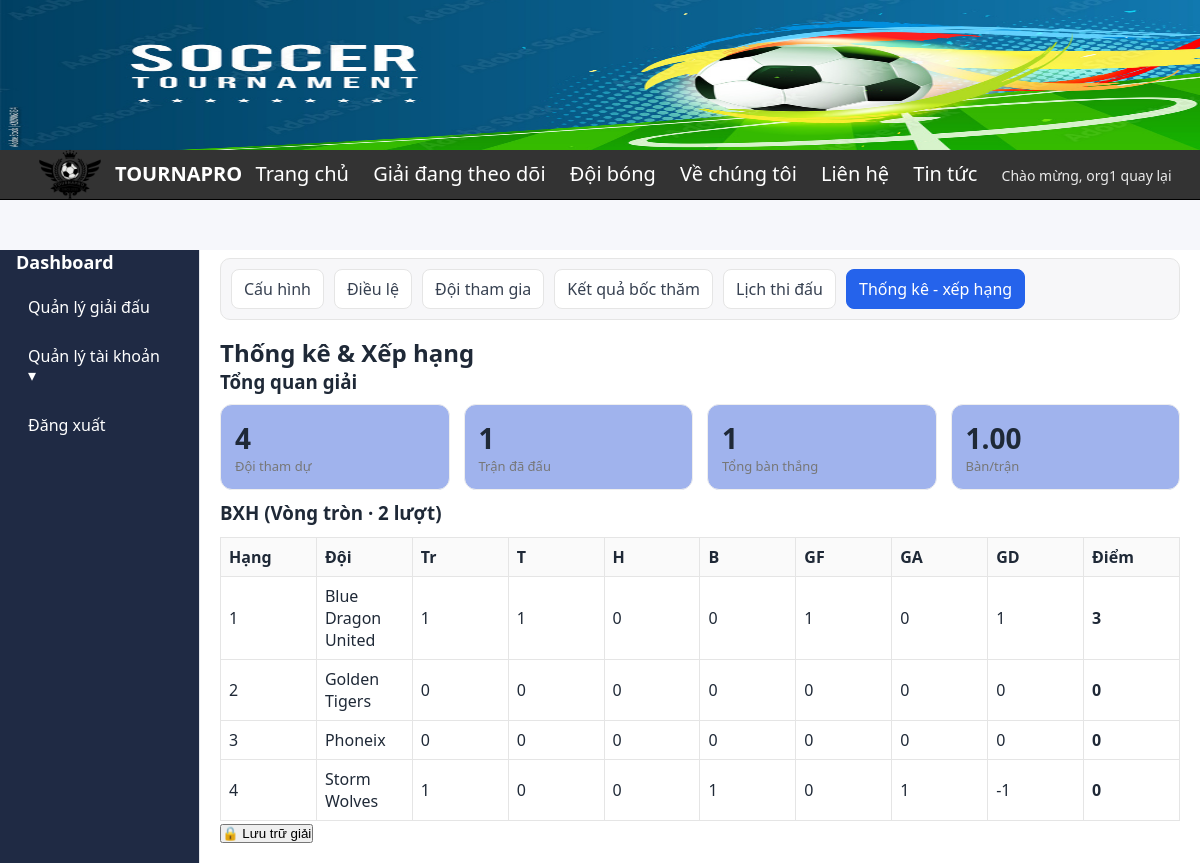
The page /dashboard.php?page=rank&id_tourna=27 (signed in) on the database its author committed.
### tables this page shows
CREATE TABLE `tournament` (
  `idtourna` int(11) NOT NULL,
  `tournaName` varchar(255) NOT NULL,
  `logo` varchar(255) NOT NULL,
  `banner` varchar(255) NOT NULL,
  `startdate` datetime NOT NULL,
  `enddate` datetime NOT NULL,
  `status` tinyint(4) NOT NULL DEFAULT 0 COMMENT '0=draft,1=upcoming,2=ongoing,3=finished,4=cancelled',
  `team_count` int(11) DEFAULT NULL,
  `allow_online_reg` tinyint(1) NOT NULL DEFAULT 0,
  `regis_open_at` datetime DEFAULT NULL,
  `regis_close_at` datetime DEFAULT NULL,
  `id_org` bigint(20) UNSIGNED NOT NULL,
  `id_rule` int(11) DEFAULT NULL,
  `id_local` int(11) DEFAULT NULL,
  `fee_type` enum('FREE','PAID') NOT NULL DEFAULT 'FREE',
  `fee_amount` decimal(12,0) DEFAULT NULL,
  `regulation_summary` mediumtext DEFAULT NULL
);

### model/modelrank.php (called while the page is built, shortened)
<?php
class mRank {
public function getOverviewByTournament(int $idTourna): array {
    $db = (new mConnect())->moKetNoi(); if (!$db) return [
        'num_teams'=>0, 'num_matches_played'=>0, 'total_goals'=>0, 'goals_per_match'=>'0.00'
    ];
    $numTeams = 0;
    $st = $db->prepare("SELECT COUNT(*) FROM tournament_team
                        WHERE id_tourna=? AND (reg_status='approved' OR reg_status IS NULL)");
    $st->bind_param('i',$idTourna);
    $st->execute(); $st->bind_result($numTeams); $st->fetch(); $st->close();
    $played = 0; $goals = 0;
    $st = $db->prepare("SELECT
                          SUM(CASE WHEN status='played' THEN 1 ELSE 0 END) AS played,
                          SUM(CASE WHEN status='played' THEN COALESCE(home_score,0)+COALESCE(away_score,0) ELSE 0 END) AS goals
                        FROM `match` WHERE id_tourna=?");
    $st->bind_param('i',$idTourna);
    $st->execute(); $rs = $st->get_result();
    if ($row = $rs->fetch_assoc()) { $played = (int)$row['played']; $goals = (int)$row['goals']; }
    $gpm = $played > 0 ? number_format($goals / $played, 2) : '0.00';
    return [
        'num_teams'          => (int)$numTeams,
        'num_matches_played' => (int)$played,
        'total_goals'        => (int)$goals,
        'goals_per_match'    => $gpm,
    ];
}
 public function getStandingsLive(int $idTourna,bool $excludeKO = false): array {
    $p = new mConnect();
    $c = method_exists($p,'moketnoi') ? $p->moketnoi() : $p->moKetNoi();
    $pw = 3; $pd = 1; $pl = 0;
    $rs = $c->query("
        SELECT r.pointwin, r.pointdraw, r.pointloss
        FROM tournament t
        LEFT JOIN rule r ON r.id_rule = t.id_rule
        WHERE t.idtourna = ".(int)$idTourna." LIMIT 1
    ");
    if ($rs && ($r = $rs->fetch_assoc())) {
        $pw = (int)($r['pointwin']  ?? 3);
        $pd = (int)($r['pointdraw'] ?? 1);
        $pl = (int)($r['pointloss'] ?? 0);
    }
    $teams = [];
    $nameCol = 'teamName';
    $chk = $c->query("SHOW COLUMNS FROM team LIKE 'team_name'");
    $st = $c->prepare("
        SELECT tm.id_team, tm.{$nameCol} AS team_name
        FROM tournament_team tt
        JOIN team tm ON tm.id_team = tt.id_team
        WHERE tt.id_tourna=? AND tt.reg_status='approved'
        ORDER BY tm.{$nameCol}
    ");
    $st->bind_param('i',$idTourna);
    $st->execute();
    $rs = $st->get_result();
    while ($row = $rs->fetch_assoc()) {
        $tid = (int)$row['id_team'];
        $teams[$tid] = [
            'team_id'=>$tid,'team_name'=>$row['team_name'],
            'p'=>0,'w'=>0,'d'=>0,'l'=>0,'gf'=>0,'ga'=>0,'gd'=>0,'pts'=>0
        ];
    }
$sql = "
    SELECT home_team_id, away_team_id, home_score, away_score, id_group
    FROM `match`
    WHERE id_tourna=?
      AND home_team_id IS NOT NULL AND away_team_id IS NOT NULL
      AND home_score IS NOT NULL AND away_score IS NOT NULL
";
$st = $c->prepare($sql);
$st->bind_param('i', $idTourna);
$st->execute();
$rs = $st->get_result();
    while ($m = $rs->fetch_assoc()) {
        $h = (int)$m['home_team_id']; $a = (int)$m['away_team_id'];
        $hs = (int)$m['home_score'];  $as = (int)$m['away_score'];
        if (isset($teams[$h])) {
            $teams[$h]['p']++; $teams[$h]['gf'] += $hs; $teams[$h]['ga'] += $as;
            if     ($hs > $as) { $teams[$h]['w']++; $teams[$h]['pts'] += $pw; }
            elseif ($hs == $as){ $teams[$h]['d']++; $teams[$h]['pts'] += $pd; }
            else               { $teams[$h]['l']++; $teams[$h]['pts'] += $pl; }
        }
        if (isset($teams[$a])) {
            $teams[$a]['p']++; $teams[$a]['gf'] += $as; $teams[$a]['ga'] += $hs;
            if     ($as > $hs) { $teams[$a]['w']++; $teams[$a]['pts'] += $pw; }
            elseif ($as == $hs){ $teams[$a]['d']++; $teams[$a]['pts'] += $pd; }
            else               { $teams[$a]['l']++; $teams[$a]['pts'] += $pl; }
        }
    }
    $rows = array_values($teams);
    usort($rows, function($A,$B){
        if ($A['pts'] !== $B['pts']) return $B['pts'] <=> $A['pts'];
        if ($A['gd']  !== $B['gd'])  return $B['gd']  <=> $A['gd'];
        if ($A['gf']  !== $B['gf'])  return $B['gf']  <=> $A['gf'];
        return strcasecmp($A['team_name'],$B['team_name']);
    });
    for ($i=0; $i<count($rows)-1; $i++){
        $A = $rows[$i]; $B = $rows[$i+1];
        if ($A['pts']===$B['pts'] && $A['gd']===$B['gd'] && $A['gf']===$B['gf']) {
            $h2h = $this->headToHead($idTourna, $A['team_id'], $B['team_id'], $pw,$pd,$pl);
        }
    }
    return $rows;
}
private function headToHead(int $idTourna, int $A, int $B, int $pw,int $pd,int $pl): array {
    $c = (new mConnect())->moKetNoi(); if(!$c)
        return ['ptsA'=>0,'ptsB'=>0,'gfA'=>0,'gaA'=>0,'gfB'=>0,'gaB'=>0];
    $st = $c->prepare("
        SELECT home_team_id, away_team_id, home_score, away_score
        FROM `match`
        WHERE id_tourna=? AND
              ((home_team_id=? AND away_team_id=?) OR (home_team_id=? AND away_team_id=?)) AND
              home_score IS NOT NULL AND away_score IS NOT NULL
    ");
    $st->bind_param('iiiii',$idTourna,$A,$B,$B,$A);
    $st->execute();
    $rs = $st->get_result();
    $ptsA=0;$ptsB=0;$gfA=0;$gaA=0;$gfB=0;$gaB=0;
    return ['ptsA'=>$ptsA,'ptsB'=>$ptsB,'gfA'=>$gfA,'gaA'=>$gaA,'gfB'=>$gfB,'gaB'=>$gaB];
}
}
?>

### model/modeltourna.php (called while the page is built, shortened)
<?php
class mTourna {
    public function getDetail($id) {
        $p = new mConnect(); $conn = $p->moKetNoi();
        $row = null;
        if ($conn) {
            $sql = "SELECT t.idtourna, t.tournaName, t.startdate, t.enddate, t.logo, t.banner,
                           t.team_count, t.id_rule, t.id_local,t.allow_online_reg, t.regis_open_at, t.regis_close_at,
                           rs.ruletype, rs.rr_rounds, rs.pointwin, rs.pointdraw, rs.pointloss, rs.tiebreak_rule,rs.hy_group_count, rs.hy_take_1st, rs.hy_take_2nd, rs.hy_take_3rd, rs.hy_take_4th
                    FROM tournament t
                    LEFT JOIN rule rs ON t.id_rule = rs.id_rule
                    WHERE t.idtourna=?";
            $stm = mysqli_prepare($conn, $sql);
            mysqli_stmt_bind_param($stm, "i", $id);
            mysqli_stmt_execute($stm);
            $res = mysqli_stmt_get_result($stm);
            $row = mysqli_fetch_assoc($res) ?: null;
        }
        return $row;
    }
}
?>

### view/manage_ranktourna.php (the view, shortened to what this page needs)
<?php
include_once(__DIR__ . '/../model/modelrank.php');
include_once(__DIR__ . '/../model/modeltourna.php');
$tournaId = isset($_GET['id_tourna']) ? (int)$_GET['id_tourna'] : 0;
$id_tourna = $tournaId;
$mt  = new mTourna();
$td  = $mt->getDetail($tournaId);
$ruleType = strtolower($td['ruletype'] ?? '');
$isRR     = ($ruleType === 'roundrobin');
$isKO     = ($ruleType === 'knockout');
$isHybrid = ($ruleType === 'hybrid');
$mr       = new mRank();
$overview = $mr->getOverviewByTournament($tournaId);
$hasGroup = $mr->hasGroupMatches($tournaId);
$hasKO   = false;
if ($isRR) {
  $mode = 'rr';
} elseif ($isHybrid && $hasGroup && $hasKO) {
  $mode = 'hybrid';
} elseif ($isKO && $hasKO) {
  $mode = 'ko';
} elseif ($hasGroup) {
  $mode = 'rr_group';
} else {
  $mode = 'empty';
}
?>
<div class="nav">
  <a href="dashboard.php?page=update_tourna&id=<?= $id_tourna ?>">Cấu hình</a>
  <a href="dashboard.php?page=regulation&id_tourna=<?= $id_tourna ?>">Điều lệ</a>
  <a href="dashboard.php?page=addteam&id_tourna=<?= $id_tourna ?>">Đội tham gia</a>
  <a href="dashboard.php?page=draw&id_tourna=<?= $id_tourna ?>">Kết quả bốc thăm</a>
  <a href="dashboard.php?page=schedule&id=<?= $id_tourna ?>">Lịch thi đấu</a>
  <a class="active" href="dashboard.php?page=rank&id_tourna=<?= $id_tourna ?>">Thống kê - xếp hạng</a>
</div>
<h2>Thống kê & Xếp hạng</h2>
<section>
  <h3>Tổng quan giải</h3>
  <div class="kpi-grid">
    <div class="kpi"><div class="num"><?= (int)($overview['num_teams'] ?? 0) ?></div><div class="label">Đội tham dự</div></div>
    <div class="kpi"><div class="num"><?= (int)($overview['num_matches_played'] ?? 0) ?></div><div class="label">Trận đã đấu</div></div>
    <div class="kpi"><div class="num"><?= (int)($overview['total_goals'] ?? 0) ?></div><div class="label">Tổng bàn thắng</div></div>
    <div class="kpi"><div class="num"><?= htmlspecialchars($overview['goals_per_match'] ?? '0.00') ?></div><div class="label">Bàn/trận</div></div>
  </div>
</section>
<?php if ($mode === 'rr'): ?>
  <?php $standings = $mr->getStandingsLive($tournaId); ?>
  <section>
    <h3>BXH (Vòng tròn<?= (int)($td['rr_rounds'] ?? 1) === 2 ? ' · 2 lượt' : '' ?>)</h3>
    <table class="table">
      <thead>
        <tr>
          <th>Hạng</th><th>Đội</th><th>Tr</th><th>T</th><th>H</th><th>B</th>
          <th>GF</th><th>GA</th><th>GD</th><th>Điểm</th>
        </tr>
      </thead>
      <tbody>
      <?php if (!empty($standings)): foreach ($standings as $i => $r): ?>
        <tr>
          <td><?= $i+1 ?></td>
          <td><?= htmlspecialchars($r['team_name']) ?></td>
          <td><?= (int)$r['p'] ?></td>
          <td><?= (int)$r['w'] ?></td>
          <td><?= (int)$r['d'] ?></td>
          <td><?= (int)$r['l'] ?></td>
          <td><?= (int)$r['gf'] ?></td>
          <td><?= (int)$r['ga'] ?></td>
          <td><?= (int)$r['gd'] ?></td>
          <td><strong><?= (int)$r['pts'] ?></strong></td>
        </tr>
      <?php endforeach; else: ?>
        <tr><td colspan="10" style="padding:10px;">Chưa có dữ liệu.</td></tr>
      <?php endif; ?>
      </tbody>
    </table>
  </section>
<?php else: ?>
  <p>Chưa có dữ liệu để hiển thị.</p>
<?php endif;
?>
<?php
  $isFinished = (int)($td['status'] ?? 0) === 3;
?>
<form method="post">
  <div class="lock-box">
    <div>
      <button type="submit" name="lock_tourna" value="1" <?= $isFinished ? 'disabled' : '' ?>>
        🔒  Lưu trữ giải
      </button>
    </div>
  </div>
</form>

### dashboard.php (style rules this page uses)
* { box-sizing: border-box; margin: 0; padding: 0; }
:root { --bg: #f6f7fb; --card: #ffffff; --text: #1f2937; --muted: #6b7280; --primary: #2563eb; --sidebar-w: 200px; --radius: 14px; --shadow: 0 8px 20px rgba(0,0,0,.06); --sidebar-w: 200px; --radius: 12px; }
html, body { height: 100%; }
body { background: var(--bg); color: var(--text); font-family: system-ui, -apple-system, "Segoe UI", Roboto, Inter, Arial, sans-serif; }
body { overflow-x:hidden; }

### view/manage_ranktourna.php (style rules this page uses)
.nav { display:flex;gap:10px;padding:10px;background:#f7f7f9;border:1px solid #e5e5e5;border-radius:10px;margin-bottom:16px }
.nav a { text-decoration:none; color:#374151; padding:8px 12px; background:#fff; border:1px solid #e5e5e5; border-radius:8px }
.nav a.active { background:#2563eb;color:#fff;border-color:#2563eb }
.kpi-grid { display:grid;grid-template-columns:repeat(4,minmax(160px,1fr));gap:14px;margin:10px 0 }
.kpi { background:#a0b3ed;border:1px solid #eee;border-radius:12px;padding:14px }
.kpi .num { font-size:28px;font-weight:700 }
.kpi .label { font-size:13px;color:#777 }
.table { width:100%;border-collapse:collapse;margin-top:12px;table-layout: fixed }
.table th,.table td { border:1px solid #e5e5e5;padding:8px }
.table th { background:#fafafa;text-align:left }

### rows shown on the page
tournament: team_count "4", team_name "Blue Dragon United", p "1", w "1", d "0", l "0", gf "1", ga "0", gd "1", pts "3"

### other values the page prints
$username "org1"
$overview['num_matches_played'] "1"
$overview['total_goals'] "1"
$overview['goals_per_match'] "1.00"
$r['team_name'] "Golden Tigers"
$r['p'] "0"
$r['w'] "0"
$r['d'] "0"
$r['l'] "0"
$r['gf'] "0"
$r['ga'] "0"
$r['gd'] "0"
$r['pts'] "0"
$r['team_name'] "Phoneix"
$r['team_name'] "Storm Wolves"
